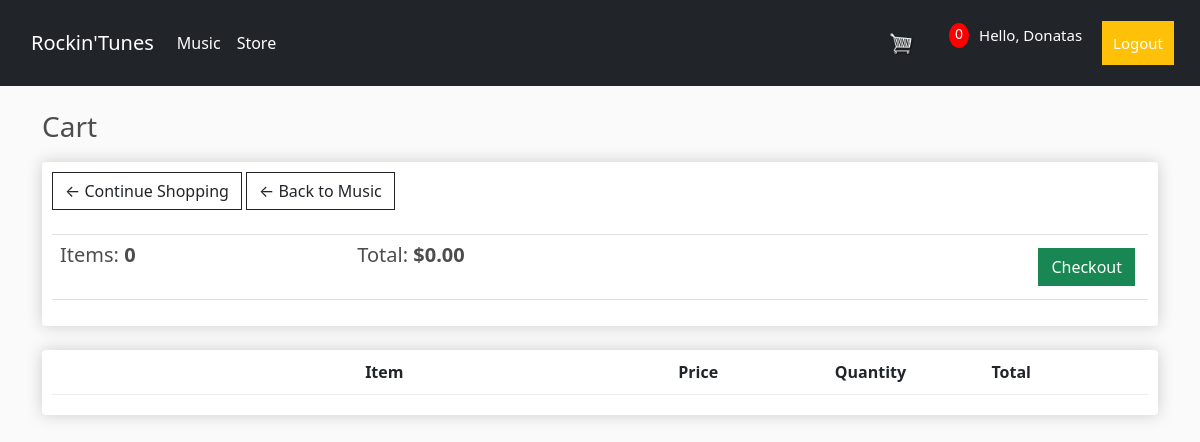
The app's page /cart/ (signed in), older data.
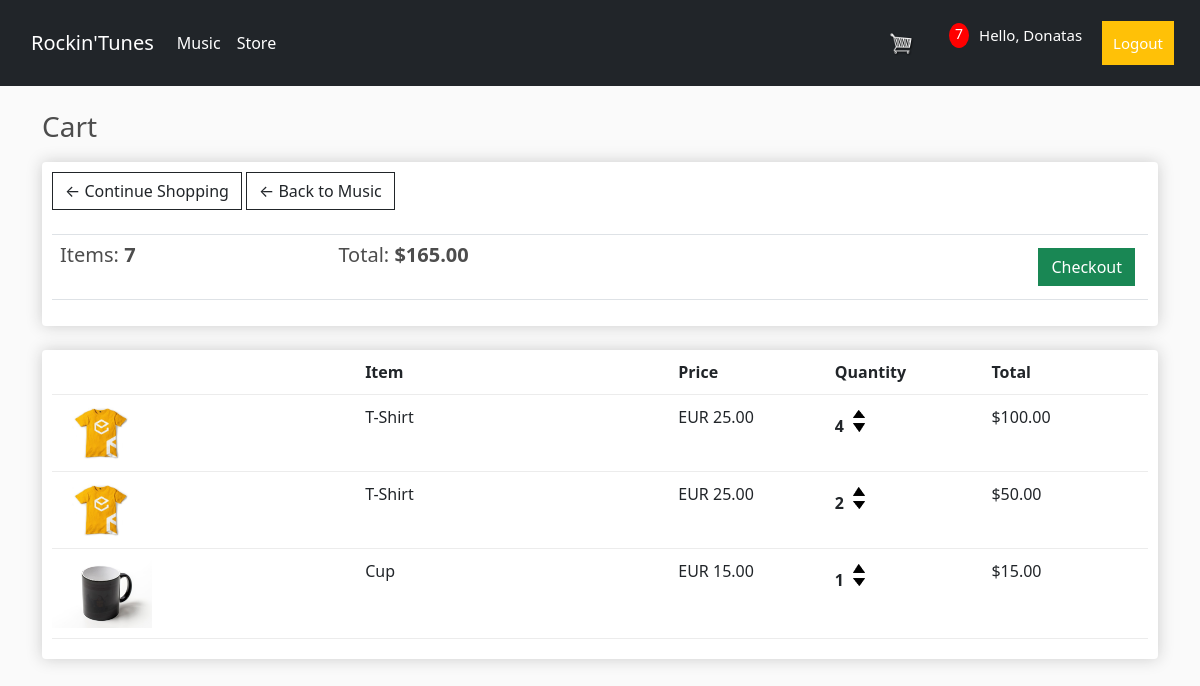
The same page, newer data.
### store/models.py (models this page shows, shortened)
class Order(models.Model):
    customer = models.ForeignKey(Customer, on_delete=models.SET_NULL, blank=True, null=True)
    date_ordered = models.DateTimeField(auto_now_add=True)
    complete = models.BooleanField(default=False, null=True, blank=False)
    transaction_id = models.CharField(max_length=200, null=True)
    @property
    def get_cart_total(self):
        orderitems = self.orderitem_set.all()
        total = sum([item.get_total for item in orderitems])
        return total
    @property
    def get_cart_items(self):
        orderitems = self.orderitem_set.all()
        total = sum([item.quantity for item in orderitems])
        return total

class OrderItem(models.Model):
    product = models.ForeignKey(Product, on_delete=models.SET_NULL, blank=True, null=True)
    albumProduct = models.ForeignKey(AlbumProduct, on_delete=models.SET_NULL, blank=True, null=True)
    order = models.ForeignKey(Order, on_delete=models.SET_NULL, blank=True, null=True)
    quantity = models.IntegerField(default=0, null=True, blank=True)
    date_added = models.DateTimeField(auto_now_add=True)
    @property
    def get_total(self):
        total = self.product.price * self.quantity
        return total

class Product(models.Model):
    name = models.CharField(max_length=200, null=True)
    price = models.DecimalField(max_digits=10, decimal_places=2)
    digital = models.BooleanField(default=False, null=True, blank=False)
    image = models.ImageField(null=True, blank=True)
    @property
    def imageURL(self):
        try:
            url = self.image.url
        except:
            url = ''
        return url

### store/views.py (the view)
# urls.py: path('cart/', views.cart, name='cart'),
def cart(request):
    if request.user.is_authenticated:
        customer = request.user.customer
        order, created = Order.objects.get_or_create(customer=customer, complete=False)
        items = order.orderitem_set.all()
        cartItems = order.get_cart_items
    else:
        """utils.py"""
        cookieData = cookieCart(request)
        cartItems = cookieData['cartItems']
        order = cookieData['order']
        items = cookieData['items']
    context = {'items': items, 'order': order, 'cartItems': cartItems}
    return render(request, 'store/cart.html', context)

### store/templates/store/cart.html
{% extends 'store/main.html' %}
{% load static %}
{% block content %}
<h3>Cart</h3>
<div class="row">
    <div class="col-lg-12">
        <div class="box-element">
            <a class="btn btn-outline-dark" href="{% url 'store' %}">&#x2190; Continue Shopping</a>
            <a class="btn btn-outline-dark" href="{% url 'music' %}">&#x2190; Back to Music</a>
            <br>
            <br>
            <table class="table">
                <tr>
                    <th><h5>Items: <strong>{{order.get_cart_items}}</strong></h5></th>
                    <th><h5>Total: <strong>${{order.get_cart_total|floatformat:2}}</strong></h5></th>
                    <th>
                        <a style="float:right; margin:5px;" class="btn btn-success" href="{% url 'checkout' %}">Checkout</a>
                    </th>
                </tr>
            </table>
        </div>
        <br>
        <div class="box-element">
            <div class="cart-row">
                <div style="flex:2"></div>
                <div style="flex:2"><strong>Item</strong></div>
                <div style="flex:1"><strong>Price</strong></div>
                <div style="flex:1"><strong>Quantity</strong></div>
                <div style="flex:1"><strong>Total</strong></div>
            </div>
            {% for item in items %}
            <div class="cart-row">
                <div style="flex:2"><img class="row-image" src="{{item.product.imageURL}}"></div>
                <div style="flex:2"><p>{{item.product.name}}</p></div>
                <div style="flex:1"><p>EUR {{item.product.price|floatformat:2}}</p></div>
                <div style="flex:1">
                    <p class="quantity">{{item.quantity}}</p>
                    <div class="quantity">
                        <img data-product={{item.product.id}} data-action="add" class="chg-quantity update-cart" src="{% static 'images/arrow-up.png' %}">
                        <img data-product={{item.product.id}} data-action="remove" class="chg-quantity update-cart" src="{% static 'images/arrow-down.png' %}">
                    </div>
                </div>
                <div style="flex:1"><p>${{item.get_total}}</p></div>
            </div>
            {% endfor %}
        </div>
    </div>
</div>
{% endblock content %}

### store/templates/store/main.html (shortened to what this page needs)
<!DOCTYPE html>
{% load static %}
<html lang="en">
<head>
    <link rel="stylesheet" href="https://stackpath.bootstrapcdn.com/bootstrap/4.3.1/css/bootstrap.min.css">
    <link href="https://cdn.jsdelivr.net/npm/bootstrap@5.1.3/dist/css/bootstrap.min.css" rel="stylesheet"
>
    <link rel="stylesheet" type="text/css" href="{% static 'css/main.css' %}">
</head>
<body>
    <nav class="navbar navbar-expand-lg navbar navbar-dark bg-dark">
        <a class="navbar-brand" href="{% url 'store'%}">Rockin'Tunes</a>
        <div class="collapse navbar-collapse" id="navbarSupportedContent">
            <ul class="navbar-nav me-auto">
                <li class="nav-item active">
                    <a class="nav-link" href="{% url 'music'%}">Music </a>
                </li>
                <li class="nav-item active">
                    <a class="nav-link" href="{% url 'store'%}">Store </a>
                </li>
            </ul>
            <div class="form-inline my-2 my-lg-0">
                <a href="{% url 'cart' %}">
                    <img id="cart-icon" src="{% static 'images/cart.png' %}">
                </a>
                <p id="cart-total">{{cartItems}}</p>
            </div>
            <div class="form-inline my-2 my-lg-0">
                {% if request.user.is_authenticated %}
                    <p class="hello-msg">Hello, {{request.user}}</p>
                    <span><a href="{% url 'logout' %}" class="btn btn-warning hello-msg">Logout</a></span>
                {% else %}
                    <a href="{% url 'login' %}" class="btn btn-warning">Login</a>
                {% endif %}
            </div>
        </div>
    </nav>
    <div class="container">
        <br>
        {% block content %}
        {% endblock content %}
    </div>
</body>
</html>

### static/css/main.css (style rules this page uses)
body { background-color: hsl(0, 0%, 98%); }
h1,h2,h3,h4,h5,h6 { color:hsl(0, 0%, 30%); }
.box-element { box-shadow:hsl(0, 0%, 80%) 0 0 16px; background-color: #fff; border-radius: 4px; padding: 10px; }
.bg-dark { background-color: rgb(156, 156, 156); }
#cart-icon { width:25px; display: inline-block; margin-left: 15px; margin-right: 35px; }
#cart-total { display: block; text-align: center; color:#fff; background-color: red; width: 20px; height: 25px; border-radius: 50%; font-size: 14px; }
.col-lg-4, .col-lg-6, .col-lg-8, .col-lg-12 { margin-top: 10px; }
.btn { border-radius: 0; }
.row-image { width: 100px; }
.cart-row { display: flex; align-items: flex-stretch; padding-bottom: 10px; margin-bottom: 10px; border-bottom: 1px solid #ececec; }
.quantity { display: inline-block; font-weight: 700; padding-right:5px; }
.chg-quantity { width: 12px; cursor: pointer; display: block; margin-top: 5px; transition:.1s; }
.navbar-brand { margin: 15px; }
.hello-msg { font-size: 15px; margin-right: 10px; color: #fff; padding: 10px; }

Row changes from the older to the newer data that the page shows:
computed for Order: get_cart_items "0" → "7"; get_cart_total "0.00" → "165.00"
added OrderItem: product.imageURL (picture), product.name "T-Shirt", product.price "25.00", quantity "4", get_total "100.00"
added OrderItem: product.imageURL (picture), product.name "T-Shirt", product.price "25.00", quantity "2", get_total "50.00"
added OrderItem: product.imageURL (picture), product.name "Cup", product.price "15.00", quantity "1", get_total "15.00"
Text that changed along with them:
{{ cartItems }}: "0" → "7"
